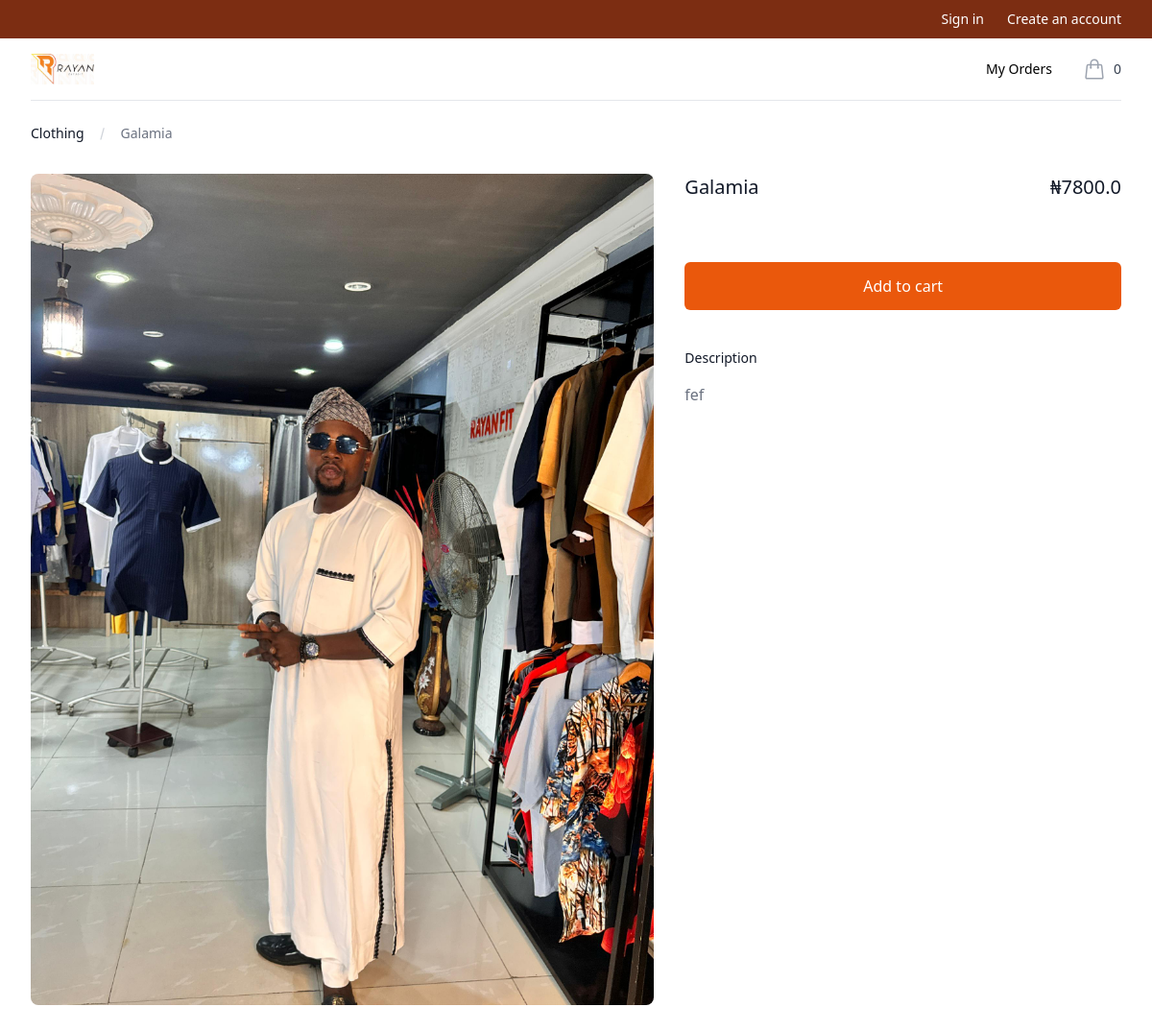
The app's page /product/galamia/ with its own data.
### store/models.py (models this page shows, shortened)
class Product(models.Model):
    name = models.CharField(max_length=255)  # Adjust max_length for better limits
    price = models.FloatField()
    digital = models.BooleanField(default=False, null=True, blank=False)
    image = models.ImageField(null=True, blank=True)
    description = models.TextField(null=True, blank=True)  # Description field added
    slug = models.SlugField(unique=True, blank=True, null=True)  # Slug field added
    @property
    def imageURL(self):
        try:
            url = self.image.url
        except:
            url = ''
        return url

### store/views.py (the view)
# urls.py: path('product/<slug:slug>/', views.product_detail, name='product_detail'),
@ non_driver_required
def product_detail(request, slug):
    product = get_object_or_404(Product, slug=slug)
    if request.user.is_authenticated:
        customer = request.user.customer
        order, created = Order.objects.get_or_create(customer=customer, complete=False)
        items = order.orderitem_set.all()
        cartItems = order.get_cart_items
    else:
        items = []
        order = {'get_cart_total': 0, 'get_cart_items': 0, 'shipping': False}
        cartItems = order['get_cart_items']
    return render(request, 'store/product_detail.html', {'product': product, 'cartItems': cartItems})

### store/decorator.py (called while the page is built)
def non_driver_required(view_func):
    @wraps(view_func)
    def _wrapped_view(request, *args, **kwargs):
        if request.user.is_authenticated:
            if hasattr(request.user, 'deliverydriver'):
                return redirect('all_deliveries')
        return view_func(request, *args, **kwargs)
    return _wrapped_view

### store/templates/store/product_detail.html (shortened to what this page needs)
{% extends 'store/base.html' %}
{% block content %}
<div class="bg-white">
    <div class="pb-16 pt-6 sm:pb-24">
      <nav aria-label="Breadcrumb" class="mx-auto max-w-7xl px-4 sm:px-6 lg:px-8">
        <ol role="list" class="flex items-center space-x-4">
          <li>
            <div class="flex items-center">
              <a href="#" class="mr-4 text-sm font-medium text-gray-900">Clothing</a>
              <svg viewBox="0 0 6 20" aria-hidden="true" class="h-5 w-auto text-gray-300">
                <path d="M4.878 4.34H3.551L.27 16.532h1.327l3.281-12.19z" fill="currentColor" />
              </svg>
            </div>
          </li>
          <li class="text-sm">
            <a href="#" aria-current="page" class="font-medium text-gray-500 hover:text-gray-600">{{product.name}}</a>
          </li>
        </ol>
      </nav>
      <div class="mx-auto mt-8 max-w-2xl px-4 sm:px-6 lg:max-w-7xl lg:px-8">
        <div class="lg:grid lg:auto-rows-min lg:grid-cols-12 lg:gap-x-8">
          <div class="lg:col-span-5 lg:col-start-8">
            <div class="flex justify-between">
              <h1 class="text-xl font-medium text-gray-900">{{product.name}}</h1>
              <p class="text-xl font-medium text-gray-900">&#8358;{{product.price}}</p>
            </div>
          </div>
          <div class="mt-8 lg:col-span-7 lg:col-start-1 lg:row-span-3 lg:row-start-1 lg:mt-0">
            <div class="grid grid-cols-1 lg:grid-cols-1 lg:grid-rows-1 lg:gap-8">
                <img src="{{product.imageURL}}" alt="Back of women&#039;s Basic Tee in black." class="rounded-lg lg:col-span-2 lg:row-span-2">
            </div>
          </div>
          <div class="mt-8 lg:col-span-5">
              <button data-product="{{product.id}}" data-action="add" class="update-cart mt-8 flex w-full items-center justify-center rounded-md border border-transparent bg-orange-600 px-8 py-3 text-base font-medium text-white hover:bg-orange-700 focus:outline-none focus:ring-2 focus:ring-orange-500 focus:ring-offset-2">Add to cart</button>
            <div class="mt-10">
              <h2 class="text-sm font-medium text-gray-900">Description</h2>
              <div class="prose prose-sm mt-4 text-gray-500">
                <p>{{product.description}}</p>
              </div>
            </div>
          </div>
        </div>
      </div>
    </div>
  </div>
{% endblock %}

### records on screen
Product: name "Galamia", price "7800.0", imageURL (picture), description "fef"

### other values on screen
{{ cartItems }} "0"
